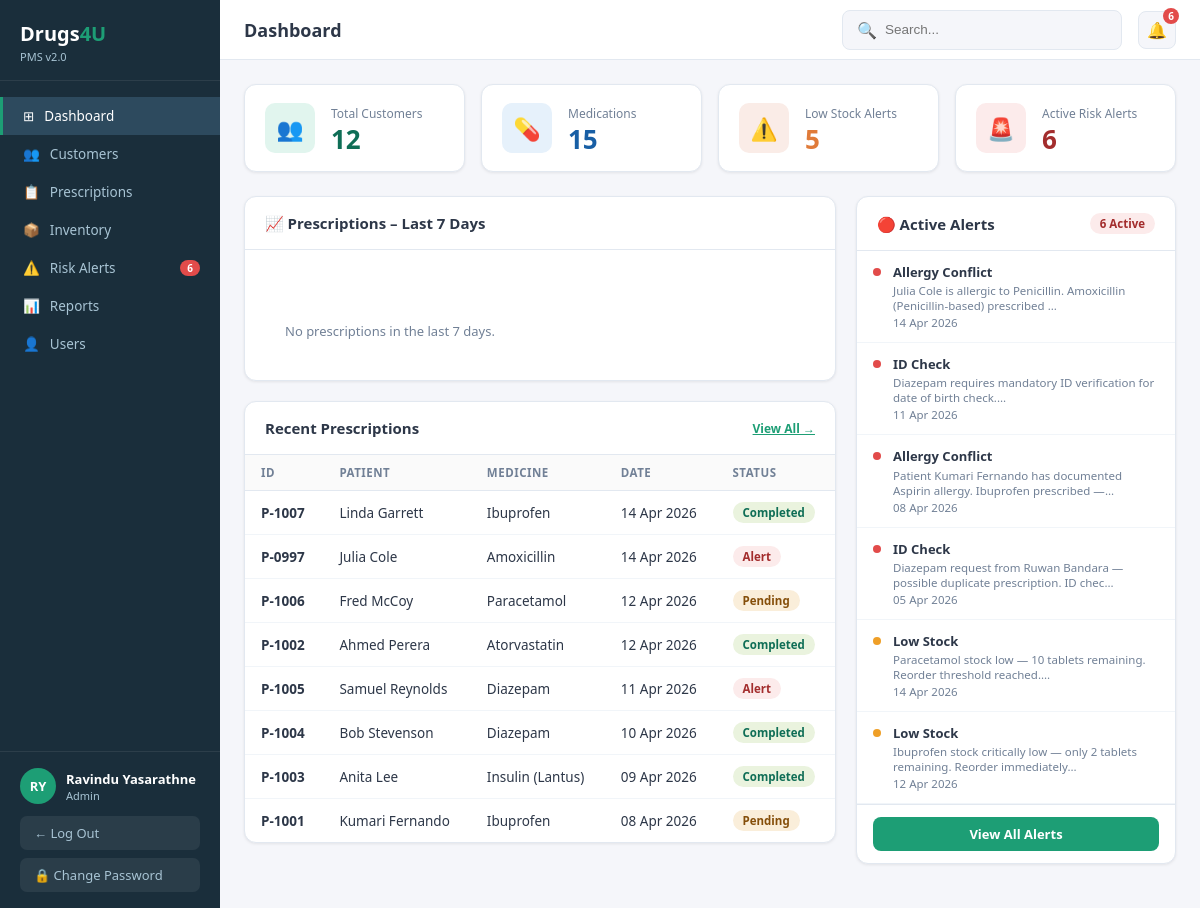
The app's page /app.php (signed in) with its own data.
### tables this page shows
CREATE TABLE IF NOT EXISTS prescriptions (
    id          VARCHAR(10) PRIMARY KEY,    
    cust_id     INT NOT NULL,
    med_id      INT NOT NULL,
    qty         INT NOT NULL DEFAULT 1,
    unit        VARCHAR(30),
    rx_date     DATE NOT NULL,
    prescriber  VARCHAR(100),
    status      ENUM('Pending','Completed','Alert') NOT NULL DEFAULT 'Pending',
    notes       TEXT,
    created_at  TIMESTAMP DEFAULT CURRENT_TIMESTAMP,
    FOREIGN KEY (cust_id) REFERENCES customers(id) ON DELETE CASCADE,
    FOREIGN KEY (med_id)  REFERENCES medicines(id)  ON DELETE CASCADE
);

CREATE TABLE IF NOT EXISTS medicines (
    id          INT AUTO_INCREMENT PRIMARY KEY,
    name        VARCHAR(150) NOT NULL,
    category    VARCHAR(80) NOT NULL,
    qty         INT NOT NULL DEFAULT 0,
    unit        VARCHAR(30) NOT NULL DEFAULT 'tablets',
    expiry      DATE,
    supplier    VARCHAR(100),
    id_check    TINYINT(1) NOT NULL DEFAULT 0,
    price       DECIMAL(10,2) DEFAULT 0.00,
    created_at  TIMESTAMP DEFAULT CURRENT_TIMESTAMP
);

CREATE TABLE IF NOT EXISTS risks (
    id          VARCHAR(10) PRIMARY KEY,    
    type        VARCHAR(50),
    level       ENUM('red','amber','blue') NOT NULL DEFAULT 'amber',
    cust_id     INT,
    med_id      INT,
    rx_id       VARCHAR(10),
    description TEXT,
    risk_date   DATE NOT NULL,
    resolved    TINYINT(1) NOT NULL DEFAULT 0,
    created_at  TIMESTAMP DEFAULT CURRENT_TIMESTAMP
);

### includes/db.php (called while the page is built, shortened)
<?php
function getDB(): mysqli {
    static $conn = null;
    if ($conn === null) {
        $conn = new mysqli(DB_HOST, DB_USER, DB_PASS, DB_NAME, DB_PORT);
        $conn->set_charset('utf8mb4');
    }
    return $conn;
}
function query(string $sql, string $types = '', ...$params): mysqli_result|bool {
    $db  = getDB();
    $stmt = $db->prepare($sql);
    if ($types && $params) {
        $stmt->bind_param($types, ...$params);
    }
    $stmt->execute();
    $result = $stmt->get_result();
    return $result !== false ? $result : true;
}
function fetchAll(string $sql, string $types = '', ...$params): array {
    $res = query($sql, $types, ...$params);
    return $res->fetch_all(MYSQLI_ASSOC);
}
function fetchOne(string $sql, string $types = '', ...$params): ?array {
    $res = query($sql, $types, ...$params);
    $row = $res->fetch_assoc();
    return $row ?: null;
}

### pages/dashboard.php (the view, shortened to what this page needs)
<?php
$recentRx = fetchAll("
    SELECT p.*, CONCAT(c.first_name,' ',c.last_name) AS patient,
           m.name AS medicine
    FROM prescriptions p
    JOIN customers c ON c.id=p.cust_id
    JOIN medicines  m ON m.id=p.med_id
    ORDER BY p.rx_date DESC, p.id DESC
    LIMIT 8
");
$activeAlerts = fetchAll("
    SELECT r.*, m.name AS med_name, CONCAT(c.first_name,' ',c.last_name) AS cust_name
    FROM risks r
    LEFT JOIN medicines m ON m.id=r.med_id
    LEFT JOIN customers c ON c.id=r.cust_id
    WHERE r.resolved=0
    ORDER BY FIELD(r.level,'red','amber','blue'), r.risk_date DESC
    LIMIT 6
");
$chartData = fetchAll("
    SELECT rx_date, COUNT(*) cnt
    FROM prescriptions
    WHERE rx_date >= DATE_SUB(CURDATE(), INTERVAL 7 DAY)
    GROUP BY rx_date
    ORDER BY rx_date
");
function statusBadge(string $s): string {
    $map = ['Completed'=>'badge-green','Pending'=>'badge-amber','Alert'=>'badge-red',
            'Active'=>'badge-green','Inactive'=>'badge-gray'];
    $cls = $map[$s] ?? 'badge-gray';
    return "<span class='badge $cls'>$s</span>";
}
?>
<div class="stats-grid">
  <div class="stat-card">
    <div class="stat-icon stat-teal">👥</div>
    <div class="stat-info"><div class="label">Total Customers</div><div class="value" style="color:var(--teal-dark)"><?= number_format($totalCustomers) ?></div></div>
  </div>
  <div class="stat-card">
    <div class="stat-icon stat-blue">💊</div>
    <div class="stat-info"><div class="label">Medications</div><div class="value" style="color:#185FA5"><?= $totalMedicines ?></div></div>
  </div>
  <div class="stat-card">
    <div class="stat-icon stat-orange">⚠️</div>
    <div class="stat-info"><div class="label">Low Stock Alerts</div><div class="value" style="color:var(--orange)"><?= $lowStock ?></div></div>
  </div>
  <div class="stat-card">
    <div class="stat-icon stat-red">🚨</div>
    <div class="stat-info"><div class="label">Active Risk Alerts</div><div class="value" style="color:#A32D2D"><?= $activeRisks ?></div></div>
  </div>
</div>
<div class="dash-grid">
  <div>
    <div class="card">
      <div class="card-header">
        <h3>📈 Prescriptions – Last 7 Days</h3>
      </div>
      <div class="chart-wrap">
        <?php if (!$chartData): ?>
        <p style="color:var(--text-muted);font-size:13px;padding:20px">No prescriptions in the last 7 days.</p>
        <?php endif; ?>
      </div>
    </div>
    <div class="card">
      <div class="card-header">
        <h3>Recent Prescriptions</h3>
        <a href="app.php?page=prescriptions" style="font-size:12px;color:var(--teal);font-weight:600">View All →</a>
      </div>
      <table>
        <thead><tr><th>ID</th><th>Patient</th><th>Medicine</th><th>Date</th><th>Status</th></tr></thead>
        <tbody>
        <?php foreach ($recentRx as $rx): ?>
        <tr>
          <td><strong><?= htmlspecialchars($rx['id']) ?></strong></td>
          <td><?= htmlspecialchars($rx['patient']) ?></td>
          <td><?= htmlspecialchars($rx['medicine']) ?></td>
          <td><?= date('d M Y', strtotime($rx['rx_date'])) ?></td>
          <td><?= statusBadge($rx['status']) ?></td>
        </tr>
        <?php endforeach; ?>
        </tbody>
      </table>
    </div>
  </div>
  <div>
    <div class="card">
      <div class="card-header">
        <h3>🔴 Active Alerts</h3>
        <span class="badge badge-red"><?= $activeRisks ?> Active</span>
      </div>
      <?php if ($activeAlerts): ?>
      <?php foreach ($activeAlerts as $al): ?>
      <div class="alert-item">
        <div class="alert-dot <?= $al['level'] ?>"></div>
        <div>
          <div class="alert-text"><?= htmlspecialchars($al['type']) ?></div>
          <div class="alert-sub"><?= htmlspecialchars(substr($al['description'],0,80)) ?>…</div>
          <div class="alert-sub"><?= date('d M Y', strtotime($al['risk_date'])) ?></div>
        </div>
      </div>
      <?php endforeach; ?>
      <?php else: ?>
      <div style="padding:20px;font-size:13px;color:var(--text-muted)">✅ No active alerts</div>
      <?php endif; ?>
      <div style="padding:12px 16px;border-top:1px solid var(--border)">
        <a href="app.php?page=risks" class="btn-action" style="width:100%;justify-content:center">View All Alerts</a>
      </div>
    </div>
  </div>
</div>

### app.php (shortened to what this page needs)
<?php
require_once __DIR__ . '/includes/db.php';
$page = $_GET['page'] ?? 'dashboard';
$currentUser = fetchOne("SELECT * FROM users WHERE id=?", 'i', (int)$_SESSION['user_id']);
$totalCustomers  = fetchOne("SELECT COUNT(*) c FROM customers")['c'];
$totalMedicines  = fetchOne("SELECT COUNT(*) c FROM medicines")['c'];
$lowStock        = fetchOne("SELECT COUNT(*) c FROM medicines WHERE qty < ?", 'i', LOW_STOCK_THRESHOLD)['c'];
$activeRisks     = fetchOne("SELECT COUNT(*) c FROM risks WHERE resolved=0")['c'];
?>
<!DOCTYPE html>
<html lang="en">
<head>
</head>
<body>
<div class="sidebar">
  <div class="sidebar-logo">
    <div class="brand">Drugs<span>4U</span></div>
    <small>PMS v2.0</small>
  </div>
  <div class="nav-section">
    <?php
    $navItems = [
      ['page'=>'dashboard',    'icon'=>'⊞',  'label'=>'Dashboard'],
      ['page'=>'customers',    'icon'=>'👥', 'label'=>'Customers'],
      ['page'=>'prescriptions','icon'=>'📋', 'label'=>'Prescriptions'],
      ['page'=>'inventory',    'icon'=>'📦', 'label'=>'Inventory'],
      ['page'=>'risks',        'icon'=>'⚠️', 'label'=>'Risk Alerts', 'badge'=>$activeRisks],
      ['page'=>'reports',      'icon'=>'📊', 'label'=>'Reports'],
    ];
    if ($_SESSION['user_role'] === 'Admin') {
      $navItems[] = ['page'=>'users', 'icon'=>'👤', 'label'=>'Users'];
    }
    foreach ($navItems as $n):
      $active = $page === $n['page'] ? 'active' : '';
    ?>
    <a class="nav-item <?= $active ?>" href="app.php?page=<?= $n['page'] ?>">
      <span><?= $n['icon'] ?></span>
      <?= $n['label'] ?>
      <?php if (!empty($n['badge']) && $n['badge'] > 0): ?>
        <span class="nav-badge"><?= $n['badge'] ?></span>
      <?php endif; ?>
    </a>
    <?php endforeach; ?>
  </div>
  <div class="sidebar-user">
    <div class="user-info">
      <?php if (!empty($_SESSION['user_avatar_path'])): ?>
      <img src="uploads/<?= htmlspecialchars($_SESSION['user_avatar_path']) ?>" class="user-avatar" style="width:36px;height:36px;border-radius:50%;object-fit:cover;padding:0">
      <?php else: ?>
      <div class="user-avatar"><?= htmlspecialchars($_SESSION['user_avatar'] ?? 'U') ?></div>
      <?php endif; ?>
      <div>
        <div class="user-name"><?= htmlspecialchars($_SESSION['user_name']) ?></div>
        <div class="user-role"><?= htmlspecialchars($_SESSION['user_role']) ?></div>
      </div>
    </div>
    <a class="btn-logout" href="auth.php?action=logout">
      ← Log Out
    </a>
    <a class="btn-logout" href="#passwordModal" onclick="openPasswordModal()" style="margin-top:8px">
      🔒 Change Password
    </a>
  </div>
</div>
<div class="main">
  <div class="topbar">
    <div class="page-title"><?= ucfirst($page) ?></div>
    <form method="GET" action="app.php" style="display:contents">
      <div class="search-box">
        🔍
        <input type="text" name="q" id="searchInput" placeholder="Search..." value="<?= htmlspecialchars($_GET['q'] ?? '') ?>" oninput="this.form.submit()">
      </div>
    </form>
    <a class="bell-btn" href="app.php?page=risks">
      🔔
      <?php if ($activeRisks > 0): ?>
        <span class="bell-badge"><?= $activeRisks ?></span>
      <?php endif; ?>
    </a>
  </div>
  <div class="content">
    <?php
    include __DIR__ . "/pages/{$page}.php";
    ?>
  </div>
</div>
</body>
</html>

### records on screen
prescriptions: id "P-1007", patient "Linda Garrett", med.name "Ibuprofen", rx_date "14 Apr 2026", status "Completed"
prescriptions: id "P-0997", patient "Julia Cole", med.name "Amoxicillin", rx_date "14 Apr 2026", status "Alert"
prescriptions: id "P-1006", patient "Fred McCoy", med.name "Paracetamol", rx_date "12 Apr 2026", status "Pending"
prescriptions: id "P-1002", patient "Ahmed Perera", med.name "Atorvastatin", rx_date "12 Apr 2026", status "Completed"
prescriptions: id "P-1005", patient "Samuel Reynolds", med.name "Diazepam", rx_date "11 Apr 2026", status "Alert"
prescriptions: id "P-1004", patient "Bob Stevenson", med.name "Diazepam", rx_date "10 Apr 2026", status "Completed"
prescriptions: id "P-1003", patient "Anita Lee", med.name "Insulin (Lantus)", rx_date "09 Apr 2026", status "Completed"
prescriptions: id "P-1001", patient "Kumari Fernando", med.name "Ibuprofen", rx_date "08 Apr 2026", status "Pending"
risks: type "Allergy Conflict", description "Julia Cole is allergic to Penicillin. Amoxicillin (Penicillin-based) prescribed", risk_date "14 Apr 2026"
risks: type "ID Check", description "Diazepam requires mandatory ID verification for date of birth check.", risk_date "11 Apr 2026"
risks: type "Allergy Conflict", description "Patient Kumari Fernando has documented Aspirin allergy. Ibuprofen prescribed —", risk_date "08 Apr 2026"
risks: type "ID Check", description "Diazepam request from Ruwan Bandara — possible duplicate prescription. ID chec", risk_date "05 Apr 2026"
risks: type "Low Stock", description "Paracetamol stock low — 10 tablets remaining. Reorder threshold reached.", risk_date "14 Apr 2026"
risks: type "Low Stock", description "Ibuprofen stock critically low — only 2 tablets remaining. Reorder immediately", risk_date "12 Apr 2026"

### other values on screen
$n['icon'] "⊞"
$n['label'] "Dashboard"
$n['icon'] "👥"
$n['label'] "Customers"
$n['icon'] "📋"
$n['label'] "Prescriptions"
$n['icon'] "📦"
$n['label'] "Inventory"
$n['icon'] "⚠️"
$n['label'] "Risk Alerts"
$n['badge'] "6"
$n['icon'] "📊"
$n['label'] "Reports"
$n['icon'] "👤"
$n['label'] "Users"
